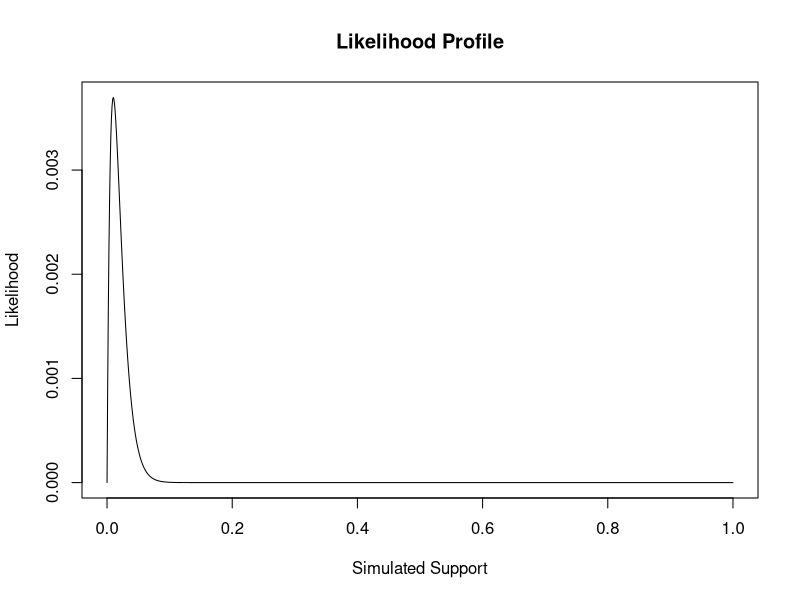
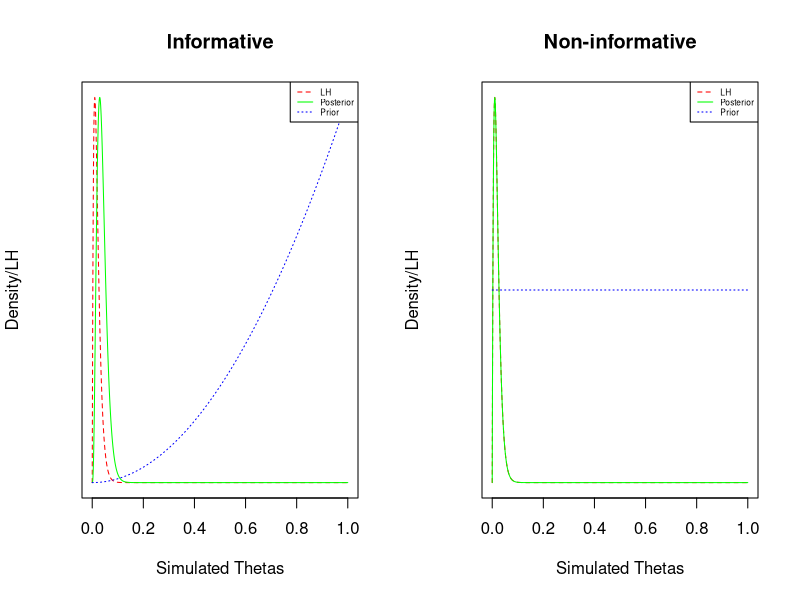
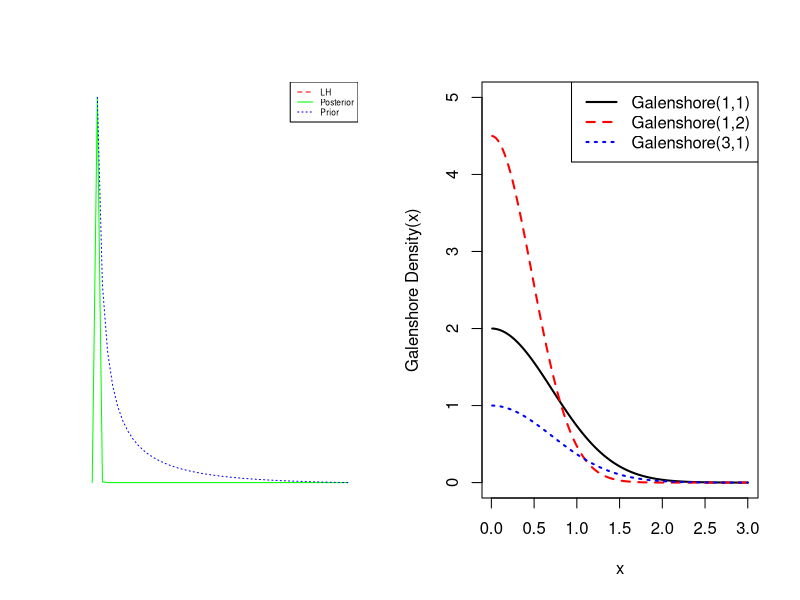

Reproduce these figures in R, in order.
## ---- chunk 1
knitr::opts_chunk$set(warning = FALSE, 
                      message = FALSE, 
                      fig.align = "center")
## ---- chunk 2
library(tidyverse)
library(knitr)
library(broom)
## ---- chunk 3
# set a seed
set.seed(123)
# create the observed data
obs.data <- rbinom(n = 100, size = 1, prob = 0.01)
# inspect the observed data
head(obs.data)
tail(obs.data)
length(obs.data)
## ---- chunk 4
### Bernoulli LH Function ###

# Input: obs.data, theta
# Output: bernoulli likelihood

myBernLH <- function(obs.data, theta){
  N <- length(obs.data)
  x <- sum(obs.data)
  LH <- (theta^x) * ((1-theta)^(N-x))
  return(LH)
}


### Plot LH for a grid of theta values ###
# Create the grid #
# Store the LH values
# Create the Plot
theta.sim <- seq(from = 0, to = 1, length.out = 1000)
sim.LH <- myBernLH(obs.data, theta = theta.sim)
plot(theta.sim, sim.LH, type ="line", main = "Likelihood Profile", xlab = "Simulated Support", ylab = "Likelihood")
## ---- chunk 5
posterior <- function(priorA, priorB, obs.data)
{
  N <- length(obs.data)
  x <- sum(obs.data)
  postA <- priorA + x
	postB <- priorB + N - x
	postparam <- list('postA' = postA, 
	 'postB' = postB)
	return(postparam)
}
## ---- chunk 6
nonInformative <- posterior(priorA = 1, priorB = 1, obs.data = obs.data)
informative <- posterior(priorA = 3, priorB = 1, obs.data = obs.data)
print(c(nonInformative, informative))
## ---- chunk 7
nonInformativeDen <- dbeta(x = theta.sim, shape1 = nonInformative$postA, 
 shape2 =nonInformative$postB)
informativeDen <- dbeta(x = theta.sim, shape1 = informative$postA, 
 shape2 = informative$postB)
priorInform <- dbeta(x = theta.sim, shape1 = 3, 
 shape2 = 1)
priorNonInform <- dbeta(x = theta.sim, shape1 = 1, 
 shape2 = 1)

par(mfrow=c(1, 2)) 
plot(theta.sim, sim.LH, lty = 2, xlab = 'Simulated Thetas',
 ylab = 'Density/LH', type = 'l', yaxt = 'n', main = 'Informative',
 , col = c("red"))
par(new = TRUE)
plot(theta.sim, informativeDen, lty = 1, axes = FALSE, xlab = '', ylab = '',
 type = 'l', , col = c("green"))
par(new = TRUE)
plot(theta.sim, priorInform, lty = 3, axes = FALSE, xlab = '', ylab = '',
 type = 'l', col = c("blue"))
legend('topright', lty=c(2,1,3), legend = c('LH', 'Posterior', 'Prior'),
       col = c("red", "green", "blue"), cex = 0.5)

plot(theta.sim, sim.LH, lty = 2, xlab = 'Simulated Thetas',
 ylab = 'Density/LH', type = 'l', yaxt = 'n', main = 'Non-informative', 
 col = c("red"))
par(new = TRUE)
plot(theta.sim, nonInformativeDen, lty = 1, axes = FALSE, xlab = '', ylab = '',
 type = 'l', col = c("green"))
par(new = TRUE)
plot(theta.sim, priorNonInform, lty = 3, axes = FALSE, xlab = '', ylab = '',
 type = 'l', col = c("blue"))
legend('topright', lty=c(2,1,3), legend = c('LH', 'Posterior', 'Prior'), 
       col = c("red", "green", "blue"), cex=0.5)

## ---- chunk 8
# set a seed
set.seed(123)
# create the observed data
obs.data2 <- c(20.9, 69.7, 3.6, 21.8, 21.4, 0.4, 6.7, 10.0)
# inspect the observed data
head(obs.data2)
tail(obs.data2)
length(obs.data2)
## ---- chunk 9
posterior2 <- function(priorA, priorB, obs.data)
{
  N <- length(obs.data2)
  x <- sum(obs.data2)
  postA <- priorA + 1
  ## replace x with 1?^
	postB <- priorB + x
	postparam <- list('postA' = postA, 
	 'postB' = postB)
	return(postparam)
}
## ---- chunk 10
informative1<- posterior2(priorA = 0.1, priorB = 1.0, obs.data = obs.data2)
print(c(informative))
gamma.sim <- seq(0, 2, by = 0.04)
## ---- chunk 11
informativeDen1 <- dgamma(x = gamma.sim, shape = informative1$postA, 
 rate = informative1$postB)
priorInform1 <- dgamma(x = gamma.sim, shape = 0.1, 
 rate = 1)

plot(gamma.sim, informativeDen1, lty = 1, axes = FALSE, xlab = '', ylab = '',
 type = 'l', , col = c("green"))
par(new = TRUE)
plot(gamma.sim, priorInform1, lty = 3, axes = FALSE, xlab = '', ylab = '',
 type = 'l', col = c("blue"))
legend('topright', lty=c(2,1,3), legend = c('LH', 'Posterior', 'Prior'),
       col = c("red", "green", "blue"), cex = 0.5)
## ---- chunk 12
dgalenshore <- function(theta, c, d) {
    # takes numeric vector (elements should be >0) and returns the galenshore
    # probability density at each point. Parameters a and theta should all be
    # > 0.
    if (any(theta <= 0) || any(c <= 0) || any(d <= 0)) {
        stop("Invalid parameters or input values. Inputs must be >0")
    } else {
        return((2/gamma(c)) * d^(2 * c) * exp(-d^2 * theta^2))
    }
}
x <- seq(0.01, 3, 0.01)
plot(x, dgalenshore(x, 1, 1), type = "l", ylab = "Galenshore Density(x)", col = "black", 
    ylim = c(0, 5), lwd = 2) 
lines(x, dgalenshore(x, 1, 1.5), type = "l", col = "red", lwd = 2, lty = 2)
lines(x, dgalenshore(x, 3, 1), type = "l", col = "blue", lwd = 2, lty = 3)
legend("topright", c("Galenshore(1,1)", "Galenshore(1,2)", "Galenshore(3,1)"), 
    col = c("black", "red", "blue"), lwd = c(2, 2, 2), lty = c(1, 2, 3))
